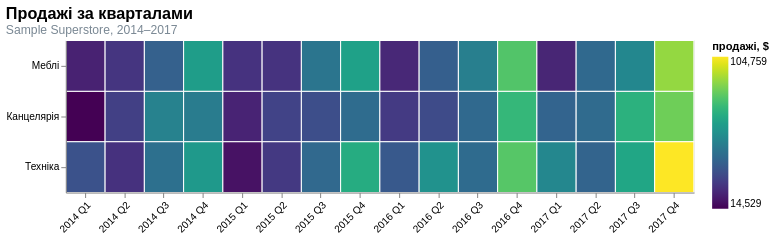

Specify this chart in Vega-Lite:
### Vega-Lite specification from a JSON file in a GitHub repository (floating-point values rounded to 4 significant figures)
{"$schema": "https://vega.github.io/schema/vega-lite/v5.json", "description": "Приклад роботи в шаблоні портфоліо: величина закодована яскравістю, не веселкою.", "title": {"text": "Продажі за кварталами", "subtitle": "Sample Superstore, 2014–2017", "anchor": "start", "fontSize": 16, "subtitleFontSize": 12, "subtitleColor": "#7a8894"}, "width": 620, "height": 150, "data": {"values": [{"cat": "Канцелярія", "quarter": "2014 Q1", "sales": 14529}, {"cat": "Канцелярія", "quarter": "2014 Q2", "sales": 31244}, {"cat": "Канцелярія", "quarter": "2014 Q3", "sales": 53924}, {"cat": "Канцелярія", "quarter": "2014 Q4", "sales": 52080}, {"cat": "Канцелярія", "quarter": "2015 Q1", "sales": 23059}, {"cat": "Канцелярія", "quarter": "2015 Q2", "sales": 32320}, {"cat": "Канцелярія", "quarter": "2015 Q3", "sales": 35761}, {"cat": "Канцелярія", "quarter": "2015 Q4", "sales": 46093}, {"cat": "Канцелярія", "quarter": "2016 Q1", "sales": 29441}, {"cat": "Канцелярія", "quarter": "2016 Q2", "sales": 34584}, {"cat": "Канцелярія", "quarter": "2016 Q3", "sales": 45148}, {"cat": "Канцелярія", "quarter": "2016 Q4", "sales": 74767}, {"cat": "Канцелярія", "quarter": "2017 Q1", "sales": 43232}, {"cat": "Канцелярія", "quarter": "2017 Q2", "sales": 45721}, {"cat": "Канцелярія", "quarter": "2017 Q3", "sales": 72197}, {"cat": "Канцелярія", "quarter": "2017 Q4", "sales": 84946}, {"cat": "Меблі", "quarter": "2014 Q1", "sales": 22656}, {"cat": "Меблі", "quarter": "2014 Q2", "sales": 28064}, {"cat": "Меблі", "quarter": "2014 Q3", "sales": 41958}, {"cat": "Меблі", "quarter": "2014 Q4", "sales": 64515}, {"cat": "Меблі", "quarter": "2015 Q1", "sales": 27374}, {"cat": "Меблі", "quarter": "2015 Q2", "sales": 27565}, {"cat": "Меблі", "quarter": "2015 Q3", "sales": 49586}, {"cat": "Меблі", "quarter": "2015 Q4", "sales": 65993}, {"cat": "Меблі", "quarter": "2016 Q1", "sales": 24349}, {"cat": "Меблі", "quarter": "2016 Q2", "sales": 41402}, {"cat": "Меблі", "quarter": "2016 Q3", "sales": 52815}, {"cat": "Меблі", "quarter": "2016 Q4", "sales": 80335}, {"cat": "Меблі", "quarter": "2017 Q1", "sales": 23724}, {"cat": "Меблі", "quarter": "2017 Q2", "sales": 45032}, {"cat": "Меблі", "quarter": "2017 Q3", "sales": 56283}, {"cat": "Меблі", "quarter": "2017 Q4", "sales": 90348}, {"cat": "Техніка", "quarter": "2014 Q1", "sales": 37263}, {"cat": "Техніка", "quarter": "2014 Q2", "sales": 27231}, {"cat": "Техніка", "quarter": "2014 Q3", "sales": 47751}, {"cat": "Техніка", "quarter": "2014 Q4", "sales": 63033}, {"cat": "Техніка", "quarter": "2015 Q1", "sales": 18418}, {"cat": "Техніка", "quarter": "2015 Q2", "sales": 29239}, {"cat": "Техніка", "quarter": "2015 Q3", "sales": 44913}, {"cat": "Техніка", "quarter": "2015 Q4", "sales": 70211}, {"cat": "Техніка", "quarter": "2016 Q1", "sales": 39447}, {"cat": "Техніка", "quarter": "2016 Q2", "sales": 60095}, {"cat": "Техніка", "quarter": "2016 Q3", "sales": 45825}, {"cat": "Техніка", "quarter": "2016 Q4", "sales": 80997}, {"cat": "Техніка", "quarter": "2017 Q1", "sales": 56189}, {"cat": "Техніка", "quarter": "2017 Q2", "sales": 43011}, {"cat": "Техніка", "quarter": "2017 Q3", "sales": 67772}, {"cat": "Техніка", "quarter": "2017 Q4", "sales": 104759}]}, "mark": {"type": "rect", "stroke": "#ffffff", "strokeWidth": 1}, "encoding": {"x": {"field": "quarter", "type": "ordinal", "title": null, "axis": {"labelAngle": -45, "labelFontSize": 10}}, "y": {"field": "cat", "type": "nominal", "title": null, "sort": ["Меблі", "Канцелярія", "Техніка"]}, "color": {"field": "sales", "type": "quantitative", "title": "продажі, $", "scale": {"scheme": "viridis"}}, "tooltip": [{"field": "cat", "title": "категорія"}, {"field": "quarter", "title": "квартал"}, {"field": "sales", "title": "продажі, $", "format": ","}]}}
